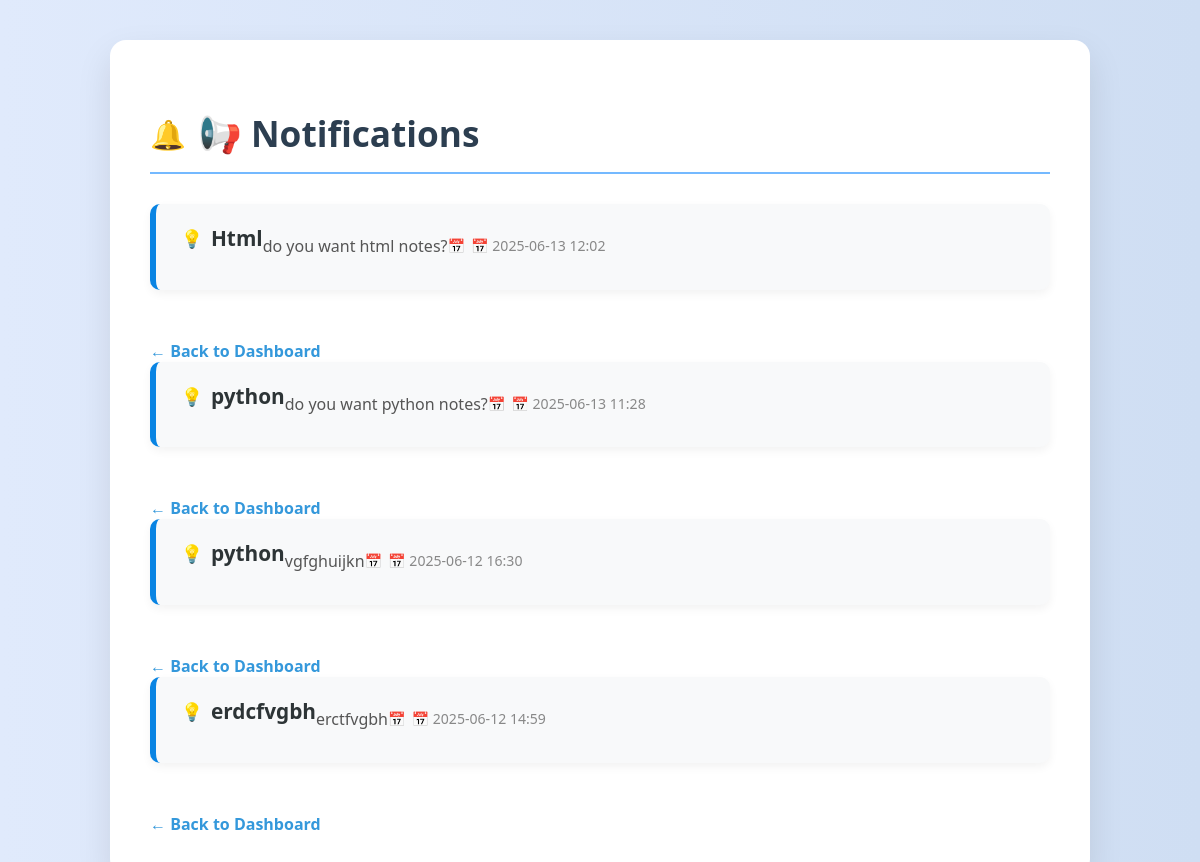
The page /user/notifications/ (signed in) on the database its author committed.
### accounts/models.py (models this page shows, shortened)
class Notification(models.Model):
    subject = models.ForeignKey(Subject, on_delete=models.CASCADE)
    title = models.CharField(max_length=200)
    message = models.TextField()
    link = models.URLField(blank=True, null=True)
    created_at = models.DateTimeField(auto_now_add=True)

### accounts/views.py (the view)
# urls.py: path('user/notifications/', views.user_notifications, name='user_notifications'),
@login_required
@user_passes_test(lambda u: not u.is_staff)
def user_notifications(request):
    from .models import Notification
    notifications = Notification.objects.all().order_by('-created_at')
    return render(request, 'accounts/user_notifications.html', {
      'notifications': notifications
})

### accounts/templates/accounts/user_notifications.html (shortened to what this page needs)
<!DOCTYPE html>
 <html lang="en">
    <head>
</head>
<body>
    <div class="container"> <h2>📢 Notifications</h2>
{% for note in notifications %}
  <div class="notification-card">
    <div class="notification-title">{{ note.title }}</div>
    <div class="notification-message">{{ note.message }}</div>
    <div class="notification-date">📅 {{ note.created_at|date:"Y-m-d H:i" }}</div>
  </div>
  <a href="{% url 'user_dashboard' %}" class="back-link">← Back to  Dashboard</a>
{% empty %}
  <p class="no-notes">No notifications available.</p>
{% endfor %}
</div> </body> </html>

### accounts/templates/accounts/user_notifications.html (style rules this page uses)
body { margin: 0; padding: 40px; font-family: 'Segoe UI', sans-serif; background: linear-gradient(to right, #e0eafc, #cfdef3); color: #333; -webkit-font-smoothing: antialiased; -moz-osx-font-smoothing: grayscale; }
.container { max-width: 900px; margin: auto; background: #ffffff; border-radius: 16px; box-shadow: 0 15px 35px rgba(0, 0, 0, 0.1); padding: 40px; animation: fadeIn 0.7s ease-out; position: relative; counter-reset: notification-counter; }
h2 { font-size: 2.2rem; margin-bottom: 30px; color: #2c3e50; border-bottom: 2px solid #74b9ff; padding-bottom: 15px; display: flex; align-items: center; gap: 12px; position: relative; }
h2::before { content: "🔔"; font-size: 1.8rem; color: #f39c12; }
.notification-card { background-color: #f8f9fa; border-left: 6px solid #0984e3; border-radius: 10px; padding: 20px 25px; margin-bottom: 20px; transition: all 0.3s ease; display: flex; align-items: flex-start; position: relative; box-shadow: 0 4px 10px rgba(0, 0, 0, 0.05); counter-increment: notification-counter; }
.notification-title { font-size: 1.3rem; font-weight: bold; color: #2d3436; margin-bottom: 5px; display: flex; align-items: center; }
.notification-title::before { content: "💡"; margin-right: 8px; font-size: 1.1rem; color: #f1c40f; }
.notification-message { margin: 10px 0; font-size: 1rem; color: #555; line-height: 1.6; }
.notification-date { font-size: 0.88rem; color: #888; margin-top: 12px; display: flex; align-items: center; gap: 6px; }
.notification-date::before { content: "📅"; }
.back-link { display: inline-block; margin-top: 30px; color: #3498db; text-decoration: none; font-weight: bold; font-size: 16px; }

### rows shown on the page
Notification: title "Html", message "do you want html notes?", created_at "2025-06-13 12:02"
Notification: title "python", message "do you want python notes?", created_at "2025-06-13 11:28"
Notification: title "python", message "vgfghuijkn", created_at "2025-06-12 16:30"
Notification: title "erdcfvgbh", message "erctfvgbh", created_at "2025-06-12 14:59"
